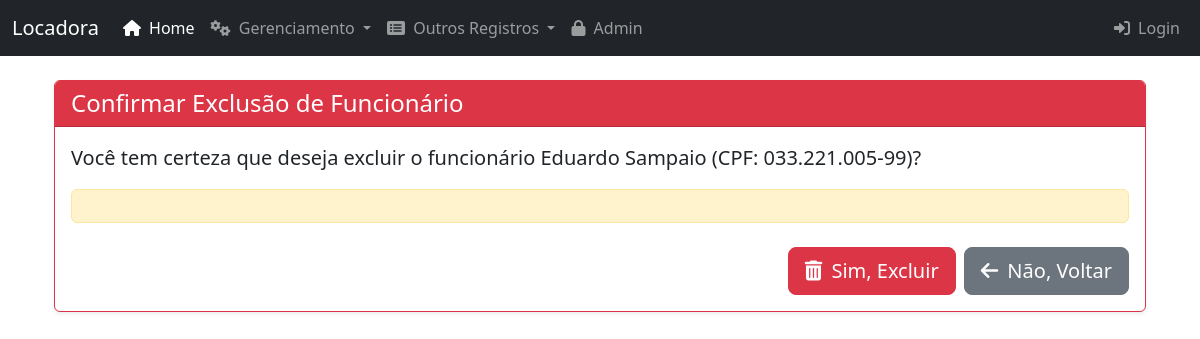
/funcionarios/1/excluir/, run on the app's committed database.
### core/models.py (models this page shows, shortened)
class Funcionario(models.Model):
    id_funcionario = models.AutoField(primary_key=True)
    nome = models.CharField(max_length=100)
    sobrenome = models.CharField(max_length=100)
    cpf = models.CharField(max_length=14, unique=True)
    data_contratacao = models.DateField()
    cargo = models.CharField(max_length=50)
    salario = models.DecimalField(max_digits=10, decimal_places=2)
    email = models.EmailField(unique=True)
    telefone = models.CharField(max_length=20)
    class Meta:
        verbose_name = "Funcionário"
        verbose_name_plural = "Funcionários"

### core/views.py (the view, shortened to what this page needs)
# urls.py: path('funcionarios/<int:pk>/excluir/', views.excluir_funcionario, name='excluir_funcionario'),
def excluir_funcionario(request, pk):
    funcionario = get_object_or_404(Funcionario, pk=pk)
    return render(request, 'core/excluir_funcionario.html', {'funcionario': funcionario})

### core/templates/core/excluir_funcionario.html (shortened to what this page needs)
{% extends 'base.html' %}
{% block content %}
    <div class="card shadow-sm border-danger">
        <div class="card-header bg-danger text-white">
            <h1 class="h4 mb-0">Confirmar Exclusão de Funcionário</h1>
        </div>
        <div class="card-body">
            <p class="lead">Você tem certeza que deseja excluir o funcionário <strong>{{ funcionario.nome }} {{ funcionario.sobrenome }}</strong> (CPF: {{ funcionario.cpf }})?</p>
            <div class="alert alert-warning" role="alert">
            </div>
            <form method="post">
                <div class="d-grid gap-2 d-md-flex justify-content-md-end mt-4">
                    <button type="submit" class="btn btn-danger btn-lg">
                        <i class="fas fa-trash-alt me-1"></i> Sim, Excluir
                    </button>
                    <a href="{% url 'detalhes_funcionario' pk=funcionario.pk %}" class="btn btn-secondary btn-lg">
                        <i class="fas fa-arrow-left me-1"></i> Não, Voltar
                    </a>
                </div>
            </form>
        </div>
    </div>
{% endblock %}

### data on the page
Funcionario: nome "Eduardo", sobrenome "Sampaio", cpf "033.221.005-99"
